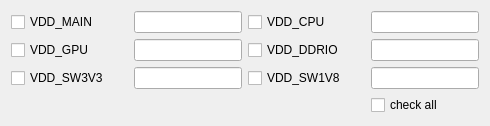
           <widget class="QWidget" name="page_3">
            <layout class="QGridLayout" name="gridLayout_3">
             <item row="4" column="2">
              <widget class="QLabel" name="colorBox3_5">
               <property name="text">
                <string/>
               </property>
              </widget>
             </item>
             <item row="4" column="6">
              <widget class="QLabel" name="colorBox3_6">
               <property name="text">
                <string/>
               </property>
              </widget>
             </item>
             <item row="2" column="7">
              <widget class="QLineEdit" name="lineEdit3_4"/>
             </item>
             <item row="4" column="3">
              <widget class="QLineEdit" name="lineEdit3_5"/>
             </item>
             <item row="2" column="3">
              <widget class="QLineEdit" name="lineEdit3_3"/>
             </item>
             <item row="4" column="7">
              <widget class="QLineEdit" name="lineEdit3_6"/>
             </item>
             <item row="2" column="4">
              <widget class="QCheckBox" name="check3_4">
               <property name="text">
                <string>VDD_DDRIO</string>
               </property>
              </widget>
             </item>
             <item row="0" column="3">
              <widget class="QLineEdit" name="lineEdit3_1"/>
             </item>
             <item row="4" column="4">
              <widget class="QCheckBox" name="check3_6">
               <property name="text">
                <string>VDD_SW1V8</string>
               </property>
              </widget>
             </item>
             <item row="0" column="7">
              <widget class="QLineEdit" name="lineEdit3_2"/>
             </item>
             <item row="0" column="4" colspan="2">
              <widget class="QCheckBox" name="check3_2">
               <property name="text">
                <string>VDD_CPU</string>
               </property>
              </widget>
             </item>
             <item row="4" column="0">
              <widget class="QCheckBox" name="check3_5">
               <property name="text">
                <string>VDD_SW3V3</string>
               </property>
              </widget>
             </item>
             <item row="0" column="0" colspan="2">
              <widget class="QCheckBox" name="check3_1">
               <property name="text">
                <string>VDD_MAIN</string>
               </property>
              </widget>
             </item>
             <item row="2" column="0">
              <widget class="QCheckBox" name="check3_3">
               <property name="text">
                <string>VDD_GPU</string>
               </property>
              </widget>
             </item>
             <item row="0" column="2">
              <widget class="QLabel" name="colorBox3_1">
               <property name="text">
                <string/>
               </property>
              </widget>
             </item>
             <item row="0" column="6">
              <widget class="QLabel" name="colorBox3_2">
               <property name="text">
                <string/>
               </property>
              </widget>
             </item>
             <item row="2" column="2">
              <widget class="QLabel" name="colorBox3_3">
               <property name="text">
                <string/>
               </property>
              </widget>
             </item>
             <item row="2" column="6">
              <widget class="QLabel" name="colorBox3_4">
               <property name="text">
                <string/>
               </property>
              </widget>
             </item>
             <item row="5" column="7">
              <widget class="QCheckBox" name="checkAllCheckBox3">
               <property name="text">
                <string>check all</string>
               </property>
              </widget>
             </item>
            </layout>
           </widget>
